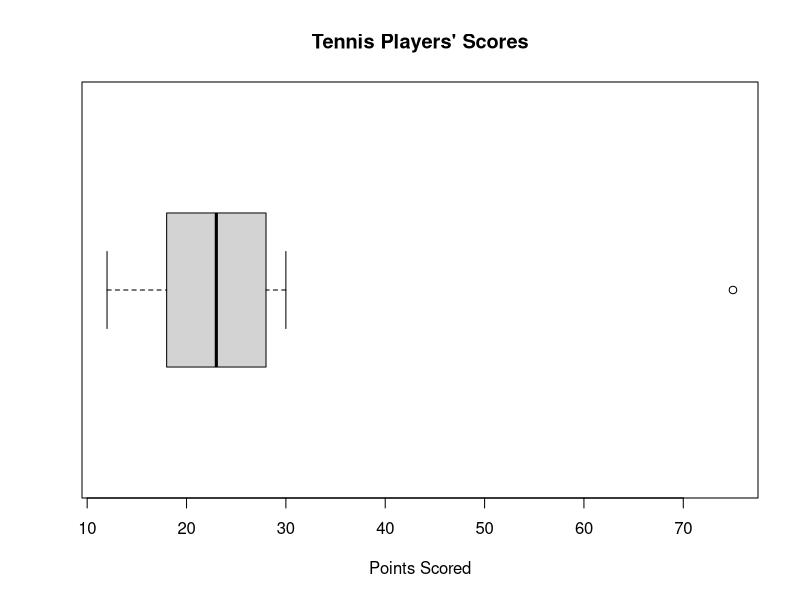

Generate this figure with R:
scores <- c(12, 15, 18, 20, 22, 24, 26, 28, 30, 75)

boxplot(scores,
        main = "Tennis Players' Scores",
        xlab = "Points Scored",
        horizontal = TRUE)

print(boxplot.stats(scores)$out)
